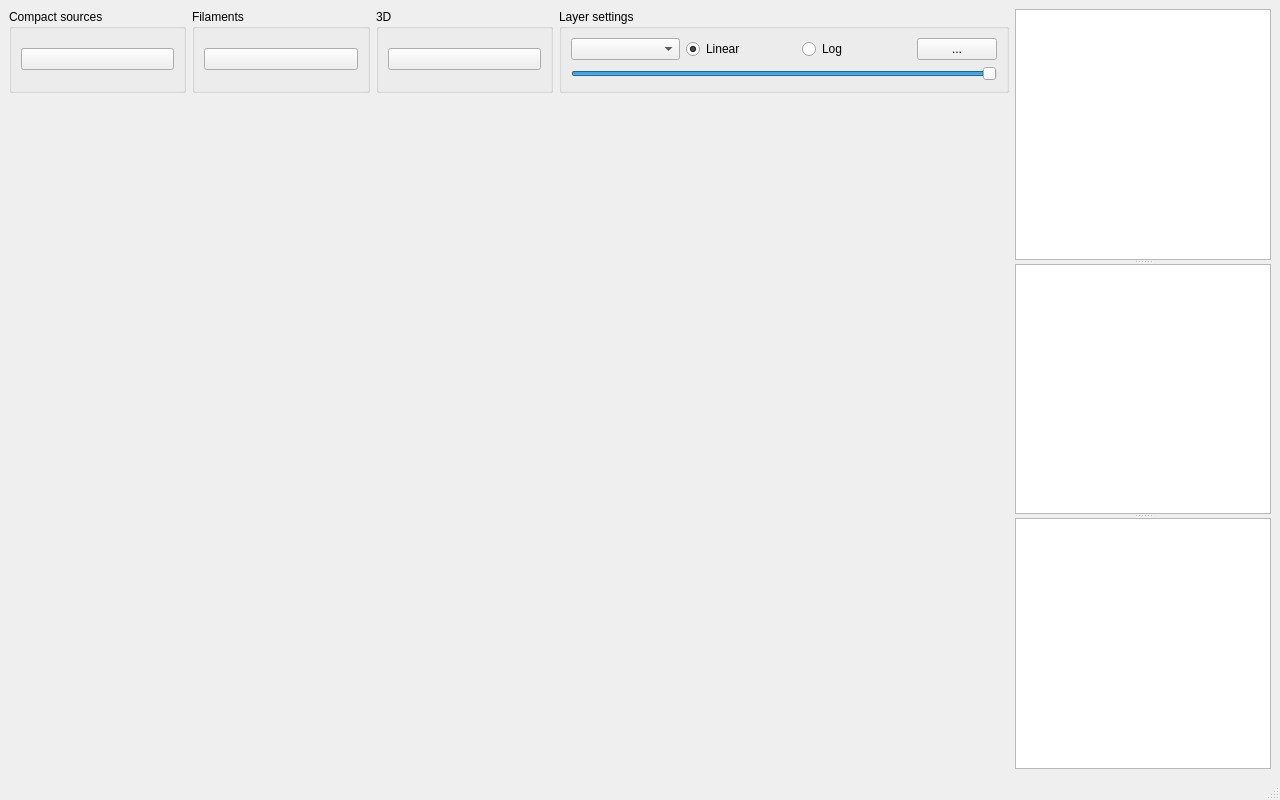
<?xml version="1.0" encoding="UTF-8"?>
<ui version="4.0">
 <class>vtkWindowImage</class>
 <widget class="QMainWindow" name="vtkWindowImage">
  <property name="minimumSize">
   <size>
    <width>1280</width>
    <height>800</height>
   </size>
  </property>
  <widget class="QWidget" name="centralwidget">
   <layout class="QHBoxLayout" name="horizontalLayout_3">
    <item>
     <layout class="QVBoxLayout" name="verticalLayout">
      <item>
       <layout class="QHBoxLayout" name="horizontalLayout_2">
        <item>
         <widget class="QGroupBox" name="groupSources">
          <property name="sizePolicy">
           <sizepolicy hsizetype="Expanding" vsizetype="Preferred">
            <horstretch>0</horstretch>
            <verstretch>0</verstretch>
           </sizepolicy>
          </property>
          <property name="title">
           <string>Compact sources</string>
          </property>
          <layout class="QVBoxLayout" name="verticalLayout_7">
           <item>
            <widget class="QPushButton" name="btnSources"/>
           </item>
          </layout>
         </widget>
        </item>
        <item>
         <widget class="QGroupBox" name="groupFilaments">
          <property name="sizePolicy">
           <sizepolicy hsizetype="Expanding" vsizetype="Preferred">
            <horstretch>0</horstretch>
            <verstretch>0</verstretch>
           </sizepolicy>
          </property>
          <property name="title">
           <string>Filaments</string>
          </property>
          <layout class="QVBoxLayout" name="verticalLayout_8">
           <item>
            <widget class="QPushButton" name="btnFilaments"/>
           </item>
          </layout>
         </widget>
        </item>
        <item>
         <widget class="QGroupBox" name="group3D">
          <property name="sizePolicy">
           <sizepolicy hsizetype="Expanding" vsizetype="Preferred">
            <horstretch>0</horstretch>
            <verstretch>0</verstretch>
           </sizepolicy>
          </property>
          <property name="title">
           <string>3D</string>
          </property>
          <layout class="QVBoxLayout" name="verticalLayout_9">
           <item>
            <widget class="QPushButton" name="btn3D"/>
           </item>
          </layout>
         </widget>
        </item>
        <item>
         <widget class="QGroupBox" name="groupLayer">
          <property name="sizePolicy">
           <sizepolicy hsizetype="MinimumExpanding" vsizetype="Preferred">
            <horstretch>0</horstretch>
            <verstretch>0</verstretch>
           </sizepolicy>
          </property>
          <property name="minimumSize">
           <size>
            <width>450</width>
            <height>0</height>
           </size>
          </property>
          <property name="title">
           <string>Layer settings</string>
          </property>
          <layout class="QVBoxLayout" name="verticalLayout_10">
           <item>
            <layout class="QHBoxLayout" name="horizontalLayout">
             <item>
              <widget class="QComboBox" name="comboLut"/>
             </item>
             <item>
              <widget class="QRadioButton" name="radioLinear">
               <property name="text">
                <string>Linear</string>
               </property>
               <property name="checked">
                <bool>true</bool>
               </property>
              </widget>
             </item>
             <item>
              <widget class="QRadioButton" name="radioLog">
               <property name="text">
                <string>Log</string>
               </property>
              </widget>
             </item>
             <item>
              <widget class="QPushButton" name="btnLutEdit">
               <property name="sizePolicy">
                <sizepolicy hsizetype="Fixed" vsizetype="Fixed">
                 <horstretch>0</horstretch>
                 <verstretch>0</verstretch>
                </sizepolicy>
               </property>
               <property name="text">
                <string>...</string>
               </property>
              </widget>
             </item>
            </layout>
           </item>
           <item>
            <widget class="QSlider" name="sliderOpacity">
             <property name="maximum">
              <number>100</number>
             </property>
             <property name="value">
              <number>100</number>
             </property>
             <property name="orientation">
              <enum>Qt::Orientation::Horizontal</enum>
             </property>
            </widget>
           </item>
          </layout>
         </widget>
        </item>
       </layout>
      </item>
      <item>
       <widget class="QVTKOpenGLNativeWidget" name="vtk" native="true">
        <property name="sizePolicy">
         <sizepolicy hsizetype="Expanding" vsizetype="Expanding">
          <horstretch>0</horstretch>
          <verstretch>0</verstretch>
         </sizepolicy>
        </property>
       </widget>
      </item>
     </layout>
    </item>
    <item>
     <widget class="QSplitter" name="splitter">
      <property name="orientation">
       <enum>Qt::Orientation::Vertical</enum>
      </property>
      <widget class="QTableWidget" name="tableInventory"/>
      <widget class="QTableWidget" name="tableObjects"/>
      <widget class="QListView" name="listLayer">
       <property name="dragEnabled">
        <bool>true</bool>
       </property>
       <property name="dragDropMode">
        <enum>QAbstractItemView::DragDropMode::InternalMove</enum>
       </property>
       <property name="defaultDropAction">
        <enum>Qt::DropAction::MoveAction</enum>
       </property>
      </widget>
     </widget>
    </item>
   </layout>
  </widget>
  <widget class="QMenuBar" name="menubar">
   <property name="geometry">
    <rect>
     <x>0</x>
     <y>0</y>
     <width>1280</width>
     <height>30</height>
    </rect>
   </property>
  </widget>
  <widget class="QStatusBar" name="statusbar"/>
 </widget>
 <customwidgets>
  <customwidget>
   <class>QVTKOpenGLNativeWidget</class>
   <extends>QWidget</extends>
   <header location="global">QVTKOpenGLNativeWidget.h</header>
   <container>1</container>
  </customwidget>
 </customwidgets>
 <tabstops>
  <tabstop>btnSources</tabstop>
  <tabstop>btnFilaments</tabstop>
  <tabstop>btn3D</tabstop>
  <tabstop>comboLut</tabstop>
  <tabstop>radioLinear</tabstop>
  <tabstop>radioLog</tabstop>
  <tabstop>btnLutEdit</tabstop>
  <tabstop>sliderOpacity</tabstop>
  <tabstop>tableInventory</tabstop>
  <tabstop>tableObjects</tabstop>
  <tabstop>listLayer</tabstop>
 </tabstops>
 <resources/>
 <connections/>
</ui>
